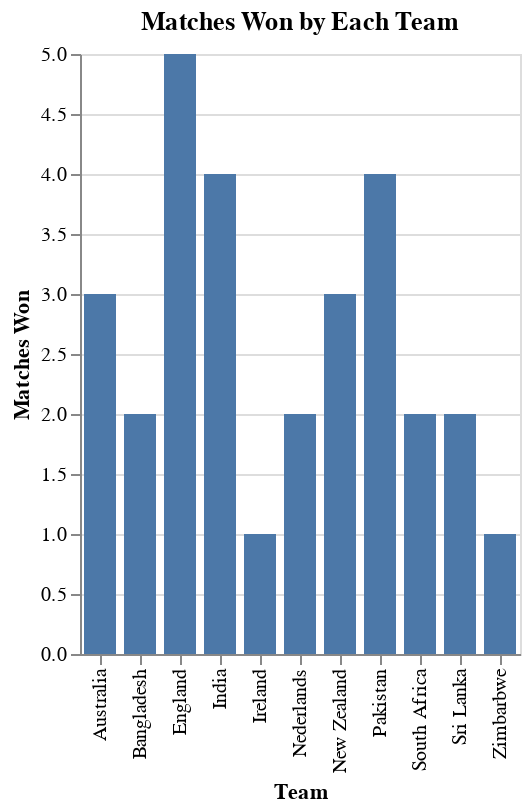

Source (Vega-Lite JSON):
### Vega-Lite specification from a JSON file in a GitHub repository (floating-point values rounded to 4 significant figures)
{"$schema": "https://vega.github.io/schema/vega-lite/v5.json", "title": "Matches Won by Each Team", "data": {"values": [{"Team": "Australia", "Matches Won": 3}, {"Team": "Bangladesh", "Matches Won": 2}, {"Team": "England", "Matches Won": 5}, {"Team": "India", "Matches Won": 4}, {"Team": "Ireland", "Matches Won": 1}, {"Team": "Nederlands", "Matches Won": 2}, {"Team": "New Zealand", "Matches Won": 3}, {"Team": "Pakistan", "Matches Won": 4}, {"Team": "South Africa", "Matches Won": 2}, {"Team": "Sri Lanka", "Matches Won": 2}, {"Team": "Zimbarbwe", "Matches Won": 1}]}, "params": [{"name": "highlight", "select": {"type": "point", "on": "pointerover"}}, {"name": "select", "select": "point"}], "mark": {"type": "bar", "fill": "#4C78A8", "stroke": "black", "cursor": "pointer"}, "encoding": {"x": {"field": "Team", "type": "ordinal"}, "y": {"field": "Matches Won", "type": "quantitative"}, "fillOpacity": {"condition": {"param": "select", "value": 1}, "value": 0.3}, "strokeWidth": {"condition": [{"param": "select", "empty": false, "value": 2}, {"param": "highlight", "empty": false, "value": 1}], "value": 0}}, "config": {"scale": {"bandPaddingInner": 0.2}}}
